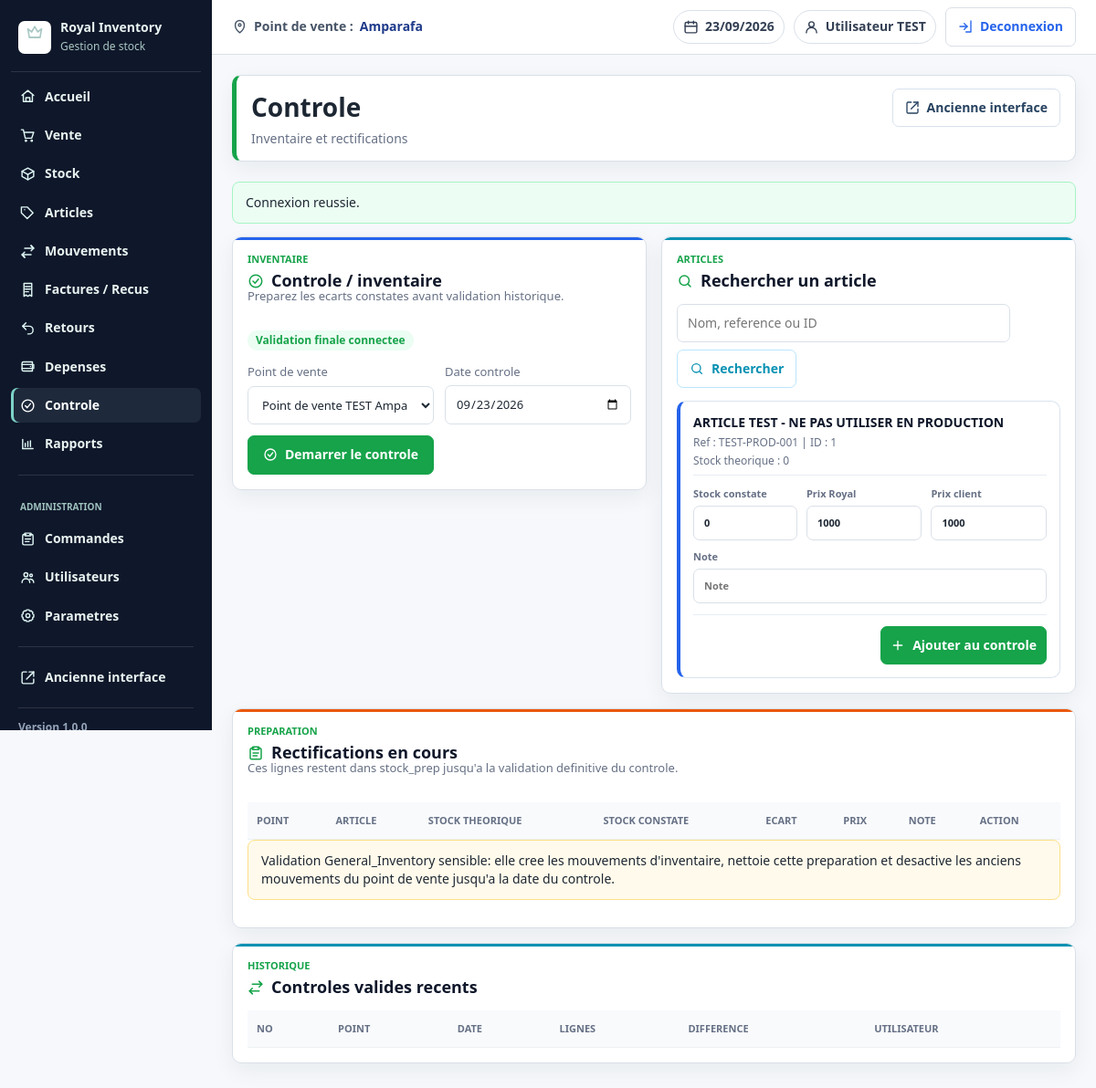
The page /nouveau_site/index.php?page=controle (signed in) on the database its author committed.
### tables this page shows
CREATE TABLE IF NOT EXISTS `user` (
  `Id_User` INT NOT NULL AUTO_INCREMENT,
  `Full_Name` VARCHAR(150) NOT NULL DEFAULT '',
  `Initials` VARCHAR(30) NOT NULL DEFAULT '',
  `Current_Name` VARCHAR(150) NOT NULL DEFAULT '',
  `User_Name` VARCHAR(80) NOT NULL,
  `Departement` VARCHAR(100) NOT NULL DEFAULT '',
  `Sex` VARCHAR(30) NOT NULL DEFAULT '',
  `Password` VARCHAR(255) NOT NULL DEFAULT '',
  `Permission` CHAR(1) NOT NULL DEFAULT 'N',
  `Note` TEXT NULL,
  `img_path` VARCHAR(255) NOT NULL DEFAULT '',
  `point_de_vente` VARCHAR(100) NOT NULL DEFAULT '',
  `numero_commande` INT NOT NULL DEFAULT 0,
  `description_date` VARCHAR(150) NOT NULL DEFAULT '',
  `stock_client_name` VARCHAR(100) NOT NULL DEFAULT '',
  `stock_numero_commande` INT NOT NULL DEFAULT 0,
  `stock_description_date` VARCHAR(150) NOT NULL DEFAULT '',
  `point_de_vente_vente_calc` VARCHAR(100) NOT NULL DEFAULT '',
  `numero_vente_calc` INT NOT NULL DEFAULT 0,
  `description_date_vente_calc` VARCHAR(150) NOT NULL DEFAULT '',
  `created_at` TIMESTAMP NOT NULL DEFAULT CURRENT_TIMESTAMP,
  PRIMARY KEY (`Id_User`),
  UNIQUE KEY `uq_user_name` (`User_Name`)
);

CREATE TABLE IF NOT EXISTS `shop` (
  `id` INT NOT NULL AUTO_INCREMENT,
  `long_name` VARCHAR(150) NOT NULL DEFAULT '',
  `short_name` VARCHAR(100) NOT NULL,
  `shop_user` VARCHAR(80) NOT NULL DEFAULT '',
  `created_at` TIMESTAMP NOT NULL DEFAULT CURRENT_TIMESTAMP,
  PRIMARY KEY (`id`),
  UNIQUE KEY `uq_shop_short_name` (`short_name`)
);

CREATE TABLE IF NOT EXISTS `produit` (
  `id_x` INT NOT NULL AUTO_INCREMENT,
  `id_cat` INT NOT NULL DEFAULT 0,
  `id_unite` INT NOT NULL DEFAULT 1,
  `nom_x` VARCHAR(255) NOT NULL,
  `prix_de_vente` DECIMAL(15,2) NOT NULL DEFAULT 0,
  `prix_fournisseur` DECIMAL(15,2) NOT NULL DEFAULT 0,
  `benefice` DECIMAL(15,2) NOT NULL DEFAULT 0,
  `reference_x` VARCHAR(100) NOT NULL,
  `note_x` TEXT NULL,
  `user_x` VARCHAR(80) NOT NULL DEFAULT '',
  `user` VARCHAR(80) NOT NULL DEFAULT '',
  `img_path_x` VARCHAR(255) NOT NULL DEFAULT '',
  `pu_aparafa` DECIMAL(15,2) NOT NULL DEFAULT 0,
  `pu_ambato_tantely` DECIMAL(15,2) NOT NULL DEFAULT 0,
  `pu_soalazaina` DECIMAL(15,2) NOT NULL DEFAULT 0,
  `note_prix` VARCHAR(80) NOT NULL DEFAULT '',
  `note_prix_amparafa` VARCHAR(80) NOT NULL DEFAULT '',
  `note_prix_tantely` VARCHAR(80) NOT NULL DEFAULT '',
  `note_prix_soalazaina` VARCHAR(80) NOT NULL DEFAULT '',
  `difference_prix` DECIMAL(15,2) NOT NULL DEFAULT 0,
  `difference_prix_amparafa` DECIMAL(15,2) NOT NULL DEFAULT 0,
  `difference_prix_tantely` DECIMAL(15,2) NOT NULL DEFAULT 0,
  `difference_prix_soalazaina` DECIMAL(15,2) NOT NULL DEFAULT 0,
  `stock_id` INT NOT NULL DEFAULT 0,
  `date_time_x` TIMESTAMP NOT NULL DEFAULT CURRENT_TIMESTAMP,
  PRIMARY KEY (`id_x`),
  UNIQUE KEY `uq_produit_reference` (`reference_x`),
  KEY `idx_produit_nom` (`nom_x`)
);

### nouveau_site/pages/controle.php (the view, shortened to what the rows shown need)
<?php
$q = trim((string) ($_GET['q'] ?? ''));
try {
    $shops = $repository->shops();
    $context = $db->fetch('SELECT numero_commande, point_de_vente, description_date FROM user WHERE User_Name = ?', [$auth->username()]);
    $products = $repository->products($q, 12);
} catch (Throwable $e) {
    $shops = $products = $prepLines = $recentControls = [];
    $context = null;
    flash('danger', 'Impossible de charger controle: ' . $e->getMessage());
}
$hasControlContext = $context && stripos((string) ($context['description_date'] ?? ''), 'Rectifier') !== false;
function control_page_mysql_date(?string $description): string
{
    $description = (string) $description;
    if (preg_match('/([0-9]{2,4}[\/#-][0-9]{2,4}[\/#-][0-9]{2,4})/', $description, $matches) !== 1) {
        return date('Y-m-d');
    }
    $date = str_replace(['#', '/'], '-', $matches[1]);
    $date = preg_replace('/\s+/', '', $date);
    $dt = DateTime::createFromFormat('d-m-y', $date) ?: DateTime::createFromFormat('d-m-Y', $date);
    return $dt ? $dt->format('Y-m-d') : date('Y-m-d');
}
$inventoryDate = control_page_mysql_date($context['description_date'] ?? null);
?>
<div class="stock-workspace">
    <div class="stock-workspace-main">
        <section class="panel panel-accent panel-accent-blue">
            <div class="panel-head">
                <div>
                    <h2><span class="ui-icon ui-icon-check-circle" aria-hidden="true"></span>Controle / inventaire</h2>
                </div>
            </div>
            <form method="post" action="<?= e(url('actions/controle.php')) ?>" class="form-grid">
                <label>Point de vente
                    <select name="point_de_vente" required>
                        <?php foreach ($shops as $row): ?>
                            <option value="<?= e($row['short_name']) ?>" <?= (($context['point_de_vente'] ?? '') === $row['short_name']) ? 'selected' : '' ?>><?= e($row['long_name'] ?: $row['short_name']) ?></option>
                        <?php endforeach; ?>
                    </select>
                </label>
            </form>
        </section>
    </div>
    <div class="stock-workspace-side">
        <section class="panel panel-accent panel-accent-teal">
            <div class="panel-head">
                <div>
                    <h2><span class="ui-icon ui-icon-search" aria-hidden="true"></span>Rechercher un article</h2>
                </div>
            </div>
            <div class="cards-list">
                <?php foreach ($products as $product): ?>
                    <?php
                    $theoretical = $hasControlContext ? control_theoretical_stock($db, (int) $product['id_x'], (string) $context['point_de_vente'], $inventoryDate) : 0.0;
                    $price = (float) ($product['prix_de_vente'] ?? 0);
                    ?>
                    <form method="post" action="<?= e(url('actions/controle.php')) ?>" class="item-row stock-item-row product-result-card product-result-card--control">
                        <div class="product-result-card__identity">
                            <strong><?= e($product['nom_x']) ?></strong>
                            <span>Ref : <?= e($product['reference_x']) ?> | ID : <?= e($product['id_x']) ?></span>
                            <span class="product-result-card__meta">Stock theorique : <?= e($theoretical) ?></span>
                        </div>
                        <div class="product-result-card__fields product-result-card__fields--control">
                            <label class="item-field item-field-qty">Stock constate
                                <input name="qt_reelle" type="number" step="any" value="<?= e($theoretical) ?>" required>
                            </label>
                            <label class="item-field item-field-price">Prix Royal
                                <input name="prix_de_vente" type="number" step="any" value="<?= e($price) ?>">
                            </label>
                            <label class="item-field item-field-price">Prix client
                                <input name="prix_client" type="number" step="any" value="<?= e($price) ?>">
                            </label>
                            <label class="item-field item-field-note">Note
                                <input name="note_stock" placeholder="Note">
                            </label>
                        </div>
                        <div class="product-result-card__actions">
                            <button class="button button-primary" <?= $hasControlContext ? '' : 'disabled' ?>><span class="ui-icon ui-icon-plus" aria-hidden="true"></span>Ajouter au controle</button>
                        </div>
                    </form>
                <?php endforeach; ?>
            </div>
        </section>
    </div>
</div>
<section class="panel panel-accent panel-accent-orange">
    <div class="panel-head">
        <div>
            <h2><span class="ui-icon ui-icon-clipboard" aria-hidden="true"></span>Rectifications en cours</h2>
        </div>
    </div>
    <div class="table-wrap responsive-table">
        <table>
            <thead><tr><th>Point</th><th>Article</th><th>Stock theorique</th><th>Stock constate</th><th>Ecart</th><th>Prix</th><th>Note</th><th>Action</th></tr></thead>
        </table>
    </div>
</section>
<section class="panel panel-accent panel-accent-teal">
    <div class="panel-head">
        <div>
            <h2><span class="ui-icon ui-icon-move" aria-hidden="true"></span>Controles valides recents</h2>
        </div>
    </div>
    <div class="table-wrap responsive-table">
        <table>
            <thead><tr><th>No</th><th>Point</th><th>Date</th><th>Lignes</th><th>Difference</th><th>Utilisateur</th></tr></thead>
        </table>
    </div>
</section>

### nouveau_site/partials/header.php (shortened to what the rows shown need)
<?php
$currentContext = null;
try {
    if ($auth->check()) {
        $currentContext = $salesService->currentContext($auth->username());
    }
} catch (Throwable $e) {
    $currentContext = null;
}
?>
<!doctype html>
<html lang="fr">
<head>
    <link rel="stylesheet" href="public/assets/css/app.css">
</head>
<body class="page-<?= e($page) ?>">
<div class="app-shell">
    <header class="topbar">
        <?php if (!empty($currentContext['point_de_vente'])): ?>
            <div class="topbar-context"><span class="ui-icon ui-icon-pin" aria-hidden="true"></span>Point de vente : <strong><?= e($currentContext['point_de_vente']) ?></strong></div>
        <?php endif; ?>
    </header>
    <main class="content">
        <div class="page-head">
            <div>
                <h1><?= e($pageTitle) ?></h1>
            </div>
        </div>

### rows shown on the page
user: point_de_vente "Amparafa", point_de_vente "Point de vente TEST Amparafa", description_date "0", qt_reelle "0"
produit: nom_x "ARTICLE TEST - NE PAS UTILISER EN PRODUCTION", reference_x "TEST-PROD-001", id_x "1", prix_de_vente "1000", prix_client "1000"

### other values the page prints
$user['full_name'] ?: $user['username'] "Utilisateur TEST"
$label "Accueil"
$label "Vente"
$label "Stock"
$label "Articles"
$label "Mouvements"
$label "Factures / Recus"
$label "Retours"
$label "Depenses"
$label "Controle"
$label "Rapports"
$label "Commandes"
$label "Utilisateurs"
$label "Parametres"
$label "Ancienne interface"
